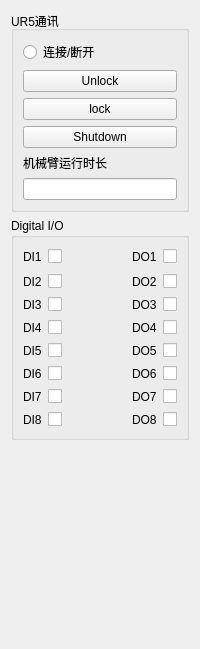
                     <widget class="QWidget" name="tab_2">
                      <attribute name="title">
                       <string>实机控制</string>
                      </attribute>
                      <layout class="QVBoxLayout" name="verticalLayout_20">
                       <item>
                        <widget class="QGroupBox" name="groupBox_5">
                         <property name="title">
                          <string>UR5通讯</string>
                         </property>
                         <layout class="QVBoxLayout" name="verticalLayout_17">
                          <item>
                           <layout class="QVBoxLayout" name="verticalLayout_18">
                            <item>
                             <widget class="QRadioButton" name="rbtn_con">
                              <property name="text">
                               <string>连接/断开</string>
                              </property>
                             </widget>
                            </item>
                            <item>
                             <widget class="QPushButton" name="btn_unlock">
                              <property name="text">
                               <string>Unlock</string>
                              </property>
                             </widget>
                            </item>
                            <item>
                             <widget class="QPushButton" name="btn_lock">
                              <property name="text">
                               <string>lock</string>
                              </property>
                             </widget>
                            </item>
                            <item>
                             <widget class="QPushButton" name="btn_shutdown">
                              <property name="text">
                               <string>Shutdown</string>
                              </property>
                             </widget>
                            </item>
                            <item>
                             <widget class="QLabel" name="label_49">
                              <property name="text">
                               <string>机械臂运行时长</string>
                              </property>
                             </widget>
                            </item>
                            <item>
                             <widget class="QLineEdit" name="le_runtime"/>
                            </item>
                           </layout>
                          </item>
                         </layout>
                        </widget>
                       </item>
                       <item>
                        <widget class="QGroupBox" name="groupBox_6">
                         <property name="title">
                          <string>Digital I/O</string>
                         </property>
                         <layout class="QVBoxLayout" name="verticalLayout_19">
                          <item>
                           <layout class="QHBoxLayout" name="horizontalLayout_32">
                            <item>
                             <widget class="QLabel" name="label_50">
                              <property name="text">
                               <string>DI1</string>
                              </property>
                             </widget>
                            </item>
                            <item>
                             <widget class="QCheckBox" name="chk_DI1">
                              <property name="text">
                               <string/>
                              </property>
                             </widget>
                            </item>
                            <item>
                             <spacer name="horizontalSpacer_3">
                              <property name="orientation">
                               <enum>Qt::Horizontal</enum>
                              </property>
                              <property name="sizeHint" stdset="0">
                               <size>
                                <width>40</width>
                                <height>20</height>
                               </size>
                              </property>
                             </spacer>
                            </item>
                            <item>
                             <widget class="QLabel" name="label_51">
                              <property name="text">
                               <string>DO1</string>
                              </property>
                             </widget>
                            </item>
                            <item>
                             <widget class="QCheckBox" name="chk_DO1">
                              <property name="text">
                               <string/>
                              </property>
                             </widget>
                            </item>
                           </layout>
                          </item>
                          <item>
                           <layout class="QHBoxLayout" name="horizontalLayout_33">
                            <item>
                             <widget class="QLabel" name="label_52">
                              <property name="text">
                               <string>DI2</string>
                              </property>
                             </widget>
                            </item>
                            <item>
                             <widget class="QCheckBox" name="chk_DI2">
                              <property name="text">
                               <string/>
                              </property>
                             </widget>
                            </item>
                            <item>
                             <spacer name="horizontalSpacer_4">
                              <property name="orientation">
                               <enum>Qt::Horizontal</enum>
                              </property>
                              <property name="sizeHint" stdset="0">
                               <size>
                                <width>37</width>
                                <height>17</height>
                               </size>
                              </property>
                             </spacer>
                            </item>
                            <item>
                             <widget class="QLabel" name="label_53">
                              <property name="text">
                               <string>DO2</string>
                              </property>
                             </widget>
                            </item>
                            <item>
                             <widget class="QCheckBox" name="chk_DO2">
                              <property name="text">
                               <string/>
                              </property>
                             </widget>
                            </item>
                           </layout>
                          </item>
                          <item>
                           <layout class="QHBoxLayout" name="horizontalLayout_34">
                            <item>
                             <widget class="QLabel" name="label_54">
                              <property name="text">
                               <string>DI3</string>
                              </property>
                             </widget>
                            </item>
                            <item>
                             <widget class="QCheckBox" name="chk_DI3">
                              <property name="text">
                               <string/>
                              </property>
                             </widget>
                            </item>
                            <item>
                             <spacer name="horizontalSpacer_5">
                              <property name="orientation">
                               <enum>Qt::Horizontal</enum>
                              </property>
                              <property name="sizeHint" stdset="0">
                               <size>
                                <width>37</width>
                                <height>17</height>
                               </size>
                              </property>
                             </spacer>
                            </item>
                            <item>
                             <widget class="QLabel" name="label_55">
                              <property name="text">
                               <string>DO3</string>
                              </property>
                             </widget>
                            </item>
                            <item>
                             <widget class="QCheckBox" name="chk_DO3">
                              <property name="text">
                               <string/>
                              </property>
                             </widget>
                            </item>
                           </layout>
                          </item>
                          <item>
                           <layout class="QHBoxLayout" name="horizontalLayout_35">
                            <item>
                             <widget class="QLabel" name="label_56">
                              <property name="text">
                               <string>DI4</string>
                              </property>
                             </widget>
                            </item>
                            <item>
                             <widget class="QCheckBox" name="chk_DI4">
                              <property name="text">
                               <string/>
                              </property>
                             </widget>
                            </item>
                            <item>
                             <spacer name="horizontalSpacer_6">
                              <property name="orientation">
                               <enum>Qt::Horizontal</enum>
                              </property>
                              <property name="sizeHint" stdset="0">
                               <size>
                                <width>37</width>
                                <height>17</height>
                               </size>
                              </property>
                             </spacer>
                            </item>
                            <item>
                             <widget class="QLabel" name="label_57">
                              <property name="text">
                               <string>DO4</string>
                              </property>
                             </widget>
                            </item>
                            <item>
                             <widget class="QCheckBox" name="chk_DO4">
                              <property name="text">
                               <string/>
                              </property>
                             </widget>
                            </item>
                           </layout>
                          </item>
                          <item>
                           <layout class="QHBoxLayout" name="horizontalLayout_36">
                            <item>
                             <widget class="QLabel" name="label_58">
                              <property name="text">
                               <string>DI5</string>
                              </property>
                             </widget>
                            </item>
                            <item>
                             <widget class="QCheckBox" name="chk_DI5">
                              <property name="text">
                               <string/>
                              </property>
                             </widget>
                            </item>
                            <item>
                             <spacer name="horizontalSpacer_7">
                              <property name="orientation">
                               <enum>Qt::Horizontal</enum>
                              </property>
                              <property name="sizeHint" stdset="0">
                               <size>
                                <width>37</width>
                                <height>17</height>
                               </size>
                              </property>
                             </spacer>
                            </item>
                            <item>
                             <widget class="QLabel" name="label_59">
                              <property name="text">
                               <string>DO5</string>
                              </property>
                             </widget>
                            </item>
                            <item>
                             <widget class="QCheckBox" name="chk_DO5">
                              <property name="text">
                               <string/>
                              </property>
                             </widget>
                            </item>
                           </layout>
                          </item>
                          <item>
                           <layout class="QHBoxLayout" name="horizontalLayout_37">
                            <item>
                             <widget class="QLabel" name="label_60">
                              <property name="text">
                               <string>DI6</string>
                              </property>
                             </widget>
                            </item>
                            <item>
                             <widget class="QCheckBox" name="chk_DI6">
                              <property name="text">
                               <string/>
                              </property>
                             </widget>
                            </item>
                            <item>
                             <spacer name="horizontalSpacer_8">
                              <property name="orientation">
                               <enum>Qt::Horizontal</enum>
                              </property>
                              <property name="sizeHint" stdset="0">
                               <size>
                                <width>37</width>
                                <height>17</height>
                               </size>
                              </property>
                             </spacer>
                            </item>
                            <item>
                             <widget class="QLabel" name="label_61">
                              <property name="text">
                               <string>DO6</string>
                              </property>
                             </widget>
                            </item>
                            <item>
                             <widget class="QCheckBox" name="chk_DO6">
                              <property name="text">
                               <string/>
                              </property>
                             </widget>
                            </item>
                           </layout>
                          </item>
                          <item>
                           <layout class="QHBoxLayout" name="horizontalLayout_38">
                            <item>
                             <widget class="QLabel" name="label_62">
                              <property name="text">
                               <string>DI7</string>
                              </property>
                             </widget>
                            </item>
                            <item>
                             <widget class="QCheckBox" name="chk_DI7">
                              <property name="text">
                               <string/>
                              </property>
                             </widget>
                            </item>
                            <item>
                             <spacer name="horizontalSpacer_9">
                              <property name="orientation">
                               <enum>Qt::Horizontal</enum>
                              </property>
                              <property name="sizeHint" stdset="0">
                               <size>
                                <width>37</width>
                                <height>17</height>
                               </size>
                              </property>
                             </spacer>
                            </item>
                            <item>
                             <widget class="QLabel" name="label_63">
                              <property name="text">
                               <string>DO7</string>
                              </property>
                             </widget>
                            </item>
                            <item>
                             <widget class="QCheckBox" name="chk_DO7">
                              <property name="text">
                               <string/>
                              </property>
                             </widget>
                            </item>
                           </layout>
                          </item>
                          <item>
                           <layout class="QHBoxLayout" name="horizontalLayout_39">
                            <item>
                             <widget class="QLabel" name="label_64">
                              <property name="text">
                               <string>DI8</string>
                              </property>
                             </widget>
                            </item>
                            <item>
                             <widget class="QCheckBox" name="chk_DI8">
                              <property name="text">
                               <string/>
                              </property>
                             </widget>
                            </item>
                            <item>
                             <spacer name="horizontalSpacer_10">
                              <property name="orientation">
                               <enum>Qt::Horizontal</enum>
                              </property>
                              <property name="sizeHint" stdset="0">
                               <size>
                                <width>37</width>
                                <height>17</height>
                               </size>
                              </property>
                             </spacer>
                            </item>
                            <item>
                             <widget class="QLabel" name="label_65">
                              <property name="text">
                               <string>DO8</string>
                              </property>
                             </widget>
                            </item>
                            <item>
                             <widget class="QCheckBox" name="chk_DO8">
                              <property name="text">
                               <string/>
                              </property>
                             </widget>
                            </item>
                           </layout>
                          </item>
                         </layout>
                        </widget>
                       </item>
                       <item>
                        <spacer name="verticalSpacer_2">
                         <property name="orientation">
                          <enum>Qt::Vertical</enum>
                         </property>
                         <property name="sizeHint" stdset="0">
                          <size>
                           <width>20</width>
                           <height>198</height>
                          </size>
                         </property>
                        </spacer>
                       </item>
                      </layout>
                     </widget>
